Frame 1 (no input): blank canvas, image omitted
Frame 60 (the mouse pressed at the canvas centre just before this capture): blank canvas, image omitted
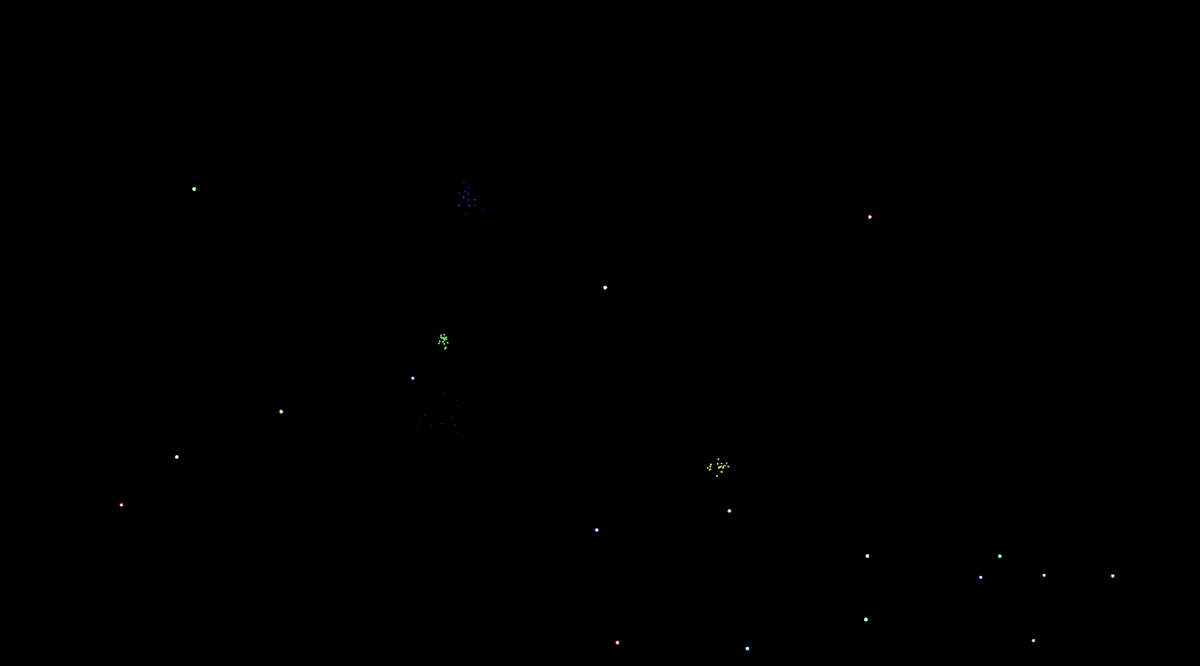
Frame 120 (the mouse held since frame 60 and released just before this capture)

The Processing sketch whose frames 1 and 60 were blank and that drew this single picture after the mouse press (run headless with seeded random() and noise(); from frame 60 on, the mouse is pressed at the canvas centre):

// Processing sketch: Fireworks
// ── Fireworks.pde
int index = 0;
int switcher=0;

float[] posX;
float[] posY;
float[] vel;
int[] status;
int[] scale;
float[][] particulaX;
float[][] particulaY;

int[] corR;
int[] corG;
int[] corB;

int maxBolas = 100;
int maxBolasSetadas = 0;
int numParticulas = 20;
float gravidade = 1;

void setup()
{
  size(1800, 1000);
  //colorMode(HSB);
  
  posX = new float[maxBolas];
  posY = new float[maxBolas];
  vel = new float[maxBolas];
  status = new int[maxBolas];
  scale = new int[maxBolas];
  particulaX = new float[maxBolas][numParticulas];
  particulaY = new float[maxBolas][numParticulas];
  
  corR = new int[maxBolas];
  corG = new int[maxBolas];
  corB = new int[maxBolas];
  
  for(int i=0; i<maxBolas; i++)
  {
    status[i] = 0;
  }
}

void draw()
{
  background(0);
  stroke(0, 0, 255);
  
  if(switcher%3==0)
  {
    posX[index] = random(0, width);
    posY[index] = random(height, 2*height);
    vel[index] = 23;
    status[index] = 0;
    scale[index] = 0;
    
    corR[index] = (int)random(255);
    corG[index] = (int)random(255);
    corB[index] = (int)random(255);
    
    index++;
    
    if(index>=maxBolas)
    {
      index = 0;
    }
    
    if(index>maxBolasSetadas)
    {
      maxBolasSetadas = index;
    }
  }
  
  switcher++;
  
  for(int i=0; i<maxBolasSetadas; i++)
  {
    stroke(corR[i], corG[i], corB[i]);    
    
    if(status[i] == 0)
    {
      ellipse(posX[i], posY[i], 5, 5);
      
      if(vel[i]<=0)
      {
          status[i] = 1;
          for(int p=0; p<numParticulas; p++)
          {
              particulaX[i][p] = posX[i] + random(50)*cos(random(TWO_PI));
              particulaY[i][p] = posY[i] + random(50)*sin(random(TWO_PI));
          }
      }
      
      posY[i] -= vel[i];
      vel[i]-=0.3;
    }
    else if(status[i] == 1) // EXPLODING
    {
      for(int p=0; p<numParticulas; p++)
      {
        float partPosX = map(scale[i], 0, 20, posX[i], particulaX[i][p]);
        float partPosY = map(scale[i], 0, 20, posY[i], particulaY[i][p]);
        
        ellipse(partPosX, partPosY, map(scale[i], 0, 20, 3, 0), map(scale[i], 0, 20, 3, 0));
        particulaY[i][p] -= vel[i];
      }
      
      vel[i]-=0.3;
      
      if(scale[i]>=20)
      {
        status[i] = 2;
      }
      
      scale[i]++;
      
    }
    else
    {
      
    }
  }
  
  delay(10);
}
// ── Firework.pde
class Firework
{
 
  PVector cor = new PVector(random(30, 255), random(30, 255), random(30, 255));
  PVector posicao;
  PVector velocidade = new PVector(-20, random(-10, 10));
  int size = 5;
  PVector[] particula = new PVector[50];
  int estado;
  int progressao;
 
  Firework(float x, float y) 
  {
    this.posicao = new PVector(x,y);
  }
 
  void draw() {
    
    stroke(cor.x, cor.y, cor.z);
    
    switch(estado)
    {
      case 0://SUBINDO
        ellipse(posicao.x, posicao.y, size, size);
        posicao.x += velocidade.x;
        posicao.y += velocidade.y;
        velocidade.y += gravidade;
        
        if(velocidade.y <= 0)
        {
          estado++;
        }
        break;
        
      case 1://EXPLODE
        ellipse(posicao.x, posicao.y, size, size);
        
        for(int i=0; i<particula.length; i++)
        {
          float angulo = random(5*PI/6, 13*PI/6);
          float distanciaFoco = random(20, 100);
          particula[i].x = posicao.x + distanciaFoco * cos(angulo);
          particula[i].y = posicao.y + distanciaFoco * sin(angulo);
        }
        break;
        
      case 2://ESPALHANDO E CAINDO
        //partProg.x
        for(int i=0; i<particula.length; i++)
        {
          ellipse(particula[i].x, particula[i].y, size, size);
          particula[i].x += velocidade.x;
          particula[i].y += velocidade.y;
        }
        
        velocidade.y += gravidade;
        
        if(velocidade.y <= 0)
        {
          estado++;
        }
        break;
        
      case 3:
        break;
    }
    
  }
}
